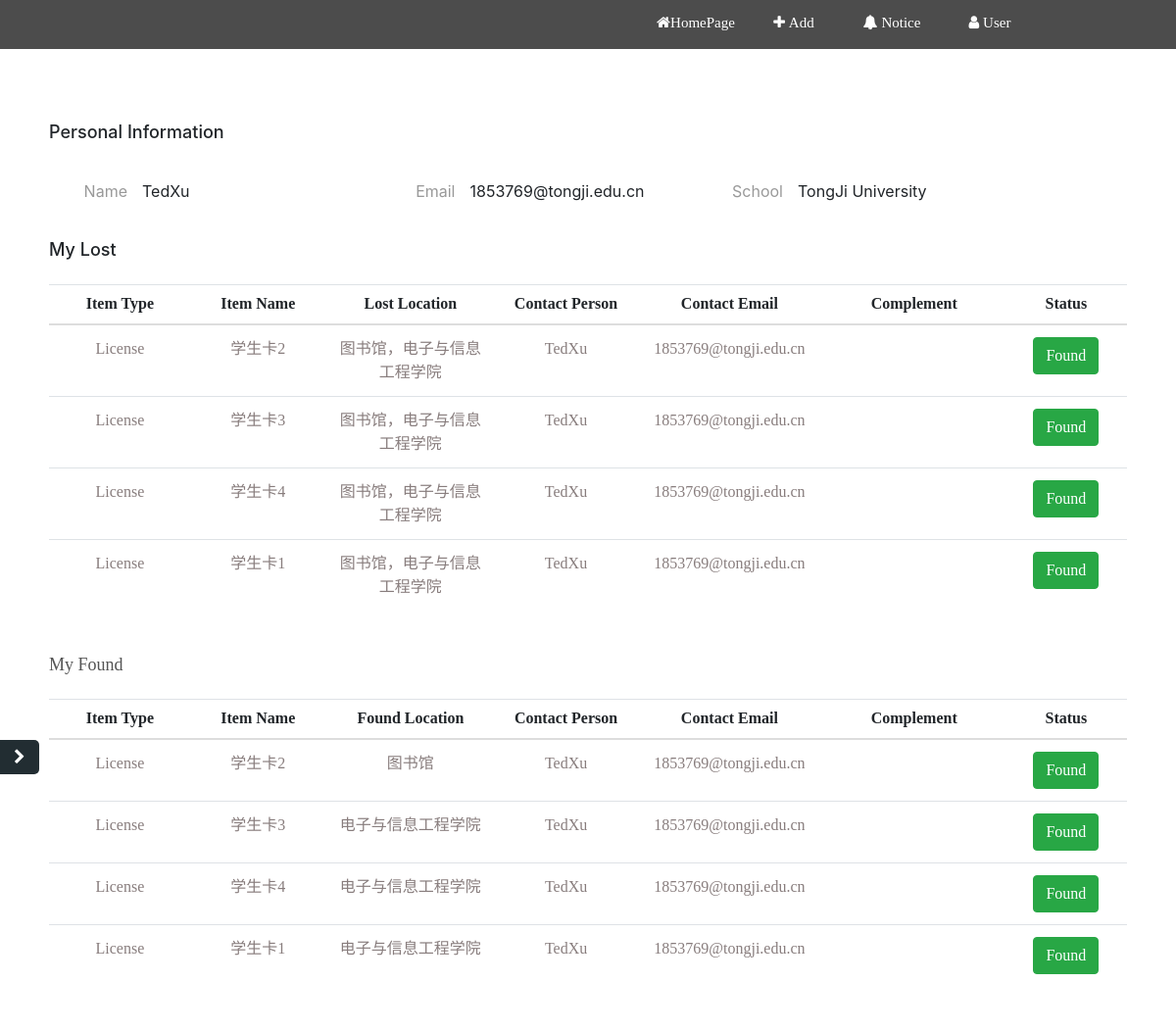
Screenshot of /personal_page (signed in) with the database file from the repository.
### app.py (models this page shows, shortened)
class Student(db.Model):
    id = db.Column(db.Integer, primary_key=True)
    name = db.Column(db.String(20))
    emailAddress = db.Column(db.String(40), unique=True)
    password = db.Column(db.String(20))
    lostThings = db.relationship('LostThing')
    pickThings = db.relationship('PickThing')

class LostThing(db.Model):
    __tablename__ = 'lostThing'
    id = db.Column(db.Integer, primary_key=True)
    type = db.Column(db.Integer)
    name = db.Column(db.String(20))
    lostDate = db.Column(db.Date)
    contactPerson = db.Column(db.String(20))
    contactEmail = db.Column(db.String(40))
    location = db.Column(db.String(200))
    complement = db.Column(db.String(100))
    status = db.Column(db.Integer)  # 0 for waiting; 1 for matched; 2 for found
    lostStudent_id = db.Column(db.Integer, db.ForeignKey('student.id'))
    match_pick_things = db.relationship('PickThing',
                                   secondary=match_table,
                                   back_populates='match_lost_things')

class PickThing(db.Model):
    __tablename__ = 'pickThing'
    id = db.Column(db.Integer, primary_key=True)
    type = db.Column(db.Integer)
    name = db.Column(db.String(20))
    pickDate = db.Column(db.Date)
    contactPerson = db.Column(db.String(20))
    contactEmail = db.Column(db.String(40))
    location = db.Column(db.Integer)
    complement = db.Column(db.String(100))
    status = db.Column(db.Integer)  # 0 for waiting; 1 for matched; 2 for found
    pickStudent_id = db.Column(db.Integer, db.ForeignKey('student.id'))
    match_lost_things = db.relationship('LostThing',
                                        secondary=match_table,
                                        back_populates='match_pick_things')

### app.py (the view)
@app.route('/personal_page')
def personal_page():
    if (not check_login()):
        return redirect(url_for('login'))
    student = Student.query.get(session['login_user'])
    personal_lost_things = student.lostThings
    personal_lost_things.sort(key=lambda thing:(thing.status, thing.id))
    personal_pick_things = student.pickThings
    personal_pick_things.sort(key=lambda thing: (thing.status, thing.id))
    return render_template('personal_page.html',
                           student=student,
                           personal_lost_things=personal_lost_things,
                           personal_pick_things=personal_pick_things,
                           convert_type=convert_type,
                           convert_location_to_txt=convert_location_to_txt)

### app.py (called while the page is built)
def convert_type(num_type):
    type_dict = {1: 'License', 2: 'Digital device', 3: 'Jewelry and Ornament', 4: 'Cosmetics and Daily supplies', 5: 'Clothes and Shoes', 6: 'Books and Files'}
    return type_dict[num_type]

def convert_location_to_txt(location):
    locations = location.split(',')
    locations = [location.split('-')[-3] if len(location.split('-')) >= 3 else location.split('-')[-1]
                 for location in locations]
    return '，'.join(locations)

def check_login():
    if 'logged_in' not in session or not Student.query.get(session['login_user']):
        app.logger.info('fuck')
        return 0
    else:
        app.logger.info('shit')
        return 1

### templates/personal_page.html (shortened to what this page needs)
<!DOCTYPE html>
<html>
<head>
	<link href="../static/css/bootstrap.css" rel="stylesheet">
	<link rel="stylesheet" href="../static/css/font-awesome.css">
	<link href="../static/css/style1.css" rel="stylesheet">
</head>
<body>
	<div class="aside">
		<div class="keybtn">
			<i class="fa fa-chevron-right" aria-hidden="true"></i>
		</div>
	</div>
	<div class="topside">
		<div class="iconbox ic1 mr30"><i class="fa fa-user" aria-hidden="true" style="font-size: 15px;"> User</i>
		</div>
		<div class="iconbox ic2"><A href="{{ url_for('personal_page') }}"><i class="fa fa-bell" style="font-size: 15px;"> Notice</i></A></div>
		<div class="iconbox ic1"><i class="fa fa-plus" style="font-size: 15px;"> Add</i>
		</div>
		<div class="iconbox ic2"><A href="{{ url_for('index') }}"><i class="fa fa-home" style="font-size: 15px;">HomePage</i></A></div>
	</div>
	<div class="w-auto">
		<div class="main">
			<h3 class="tit">
				<span>Personal Information</span>
			</h3>
			<div class="content c1">
				<div class="hang"><span class="name">Name</span><span class="value">{{ student.name }}</span></div>
				<div class="hang"><span class="name">Email</span><span class="value">{{ student.emailAddress }}</span></div>
				<div class="hang"><span class="name">School</span><span class="value">TongJi University</span></div>
			</div>
			<h3 class="tit">
				<span id="A1">My Lost</span>
			</h3>
			<div class="box-content">
				<div class="box-content">
				<div class="box-content profile">
					<table class="table">
						<thead class="text-center">
							<tr>
								<th style="width: 200px;">Item Type</th>
								<th style="width: 200px;">Item Name</th>
								<th style="width: 250px;">Lost Location</th>
								<th style="width: 200px;">Contact Person</th>
								<th style="width: 200px;">Contact Email</th>
								<th style="width: 250px;">Complement</th>
								<th style="width: 150px;">Status</th>
							</tr>
						</thead>
						<tbody class="text-center">
							{% for lost_thing in personal_lost_things %}
							<tr class="text-center">
								<td>{{ convert_type(lost_thing.type) }}</td>
								<td>{{ lost_thing.name }}</td>
								<td>{{ convert_location_to_txt(lost_thing.location) }}</td>
								<td>{{ lost_thing.contactPerson }}</td>
								<td>{{ lost_thing.contactEmail }}</td>
								<td>{{ lost_thing.complement }}</td>
								<td>
									{% if lost_thing.status == 0 %}
									<button type="button" class="btn btn-primary"
											data-toggle="popover"
											data-content="Sorry, we're trying to find it">
										Waiting
									</button>
									{% elif lost_thing.status == 2 %}
									<button class="btn btn-success"
											id="lost_thing{{ lost_thing.id }}"
											data-toggle="popover"
											data-content="Look down for more information">
										Found
									</button>
									{% endif %}
								</td>
							</tr>
							{% endfor %}
						</tbody>
					</table>
				</div>
			</div>
			<h3 class="tit">
				<span id="A2">My Found</span>
			</h3>
			<div class="box-content">
				<div class="box-content profile">
					<table class="table">
						<thead class="text-center">
							<tr>
								<th style="width: 200px;">Item Type</th>
								<th style="width: 200px;">Item Name</th>
								<th style="width: 250px;">Found Location</th>
								<th style="width: 200px;">Contact Person</th>
								<th style="width: 200px;">Contact Email</th>
								<th style="width: 250px;">Complement</th>
								<th style="width: 150px;">Status</th>
							</tr>
						</thead>
						<tbody class="text-center">
							{% for pick_thing in personal_pick_things %}
							<tr class="text-center">
								<td>{{ convert_type(pick_thing.type) }}</td>
								<td>{{ pick_thing.name }}</td>
								<td>{{ convert_location_to_txt(pick_thing.location) }}</td>
								<td>{{ pick_thing.contactPerson }}</td>
								<td>{{ pick_thing.contactEmail }}</td>
								<td>{{ pick_thing.complement }}</td>
								<td>
									{% if pick_thing.status == 0 %}
									<button type="button" class="btn btn-primary"
											data-toggle="popover"
											data-content="Sorry, we're trying to find it">
										Waiting
									</button>
									{% elif pick_thing.status == 2 %}
									<button class="btn btn-success"
											id="pick_thing{{ pick_thing.id }}"
											data-toggle="popover"
											data-content="Look down for more information">
										Found
									</button>
									{% endif %}
								</td>
							</tr>
							{% endfor %}
						</tbody>
					</table>
				</div>
			</div>
		</div>
	</div>
</body>
</html>

### static/css/style1.css (style rules this page uses)
* { margin:0;padding:0; }
body { background-image:url(../img/bg.jpg); background-size: cover; background-attachment: fixed; }
.aside { width:230px; height:100vh; background:#222D32; position:fixed; top:0px; left:0px; z-index:3; }
.keybtn { position:absolute; bottom:10px; left:230px; background:#222D32; border-radius:0px 5px 5px 0px; color:#fff; border-left:0px; outline:none; width:40px; height:35px; text-align:center; line-height:35px; }
.topside { background:rgba(0,0,0,0.7); height:50px; width:100%; position:fixed; top:0px; z-index:2; }
.iconbox { width:100px; height:30px; float:right; text-align:center; line-height:50px; color:#fff; font-size:24px; position:relative; margin-top: -5px; }
.mr30 { margin-right:140px; }
.main { width:1160px; height:auto; padding:30px; box-sizing:border-box; background:#fff; margin:30px auto; margin-top:70px; }
.main .tit { margin:20px 0; height:30px; line-height:30px; background-image:url(../images/2.jpg); background-repeat:repeat-x; background-position:left center; font-size:18px; }
.tit span { background:#fff; padding-right:10px; }
.c1 .hang { width:330px; line-height:30px; display:inline-block; padding: 10px; }
.hang .name { width:70px; color:#999; line-height:30px; display:inline-block; text-align:right; margin-right:15px; }
.box-content { background: white; color: #555; font-family: 'robotolight'; padding: 0px; margin-top: 10px; }
.profile { overflow: hidden; }
.text-center { text-align: center; }
.text-center > tr>th { text-align:center ; }
.text-center>tr>td { color:rgb(136, 125, 125); }
.table { width: 100%; max-width: 100%; margin-bottom: 20px; }
table { border-collapse: collapse; border-spacing: 0; }
.table>thead>tr>th { vertical-align: bottom; border-bottom: 2px solid #ddd; }
.table>thead>tr>th { padding: 8px; line-height: 1.42857143; }
th { display: table-cell; vertical-align: inherit; font-weight: bold; text-align: -internal-center; }
.ic2 a { color:white; }

### templates/personal_page.html (style rules this page uses)
body { background-image:url(../static/img/bg.jpg); background-size: cover; background-attachment: fixed; }

### rows the page displays
Student: name "TedXu", emailAddress "1853769@tongji.edu.cn"
LostThing: type "License", name "学生卡2", location "图书馆，电子与信息工程学院", contactPerson "TedXu", contactEmail "1853769@tongji.edu.cn"
LostThing: type "License", name "学生卡3", location "图书馆，电子与信息工程学院", contactPerson "TedXu", contactEmail "1853769@tongji.edu.cn"
LostThing: type "License", name "学生卡4", location "图书馆，电子与信息工程学院", contactPerson "TedXu", contactEmail "1853769@tongji.edu.cn"
LostThing: type "License", name "学生卡1", location "图书馆，电子与信息工程学院", contactPerson "TedXu", contactEmail "1853769@tongji.edu.cn"
PickThing: type "License", name "学生卡2", location "图书馆", contactPerson "TedXu", contactEmail "1853769@tongji.edu.cn"
PickThing: type "License", name "学生卡3", location "电子与信息工程学院", contactPerson "TedXu", contactEmail "1853769@tongji.edu.cn"
PickThing: type "License", name "学生卡4", location "电子与信息工程学院", contactPerson "TedXu", contactEmail "1853769@tongji.edu.cn"
PickThing: type "License", name "学生卡1", location "电子与信息工程学院", contactPerson "TedXu", contactEmail "1853769@tongji.edu.cn"
